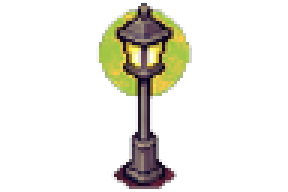
#> input picture anki_animal_ranch/assets/decorations/outdoor/picnic_table.png, 96 x 64 px (shown 3 times larger)
$ python extract_sprites.py ../anki_animal_ranch/assets/decorations/outdoor/picnic_table.png
#> lines starting #> are read from the running program, lines starting #| are printed output that depends on the picture; after the words box and inside, x2 and y2 are one past the last pixel; in counts of white or black regions, pixels touching at a corner belong together
#!/usr/bin/env python3
"""
Sprite Sheet Extractor

Takes a sprite sheet with a solid color background and extracts
individual sprites as separate transparent PNG files.

Usage:
    python extract_sprites.py <input_image> [--background RED|GREEN|BLUE|auto] [--output-dir <dir>]

Example:
    python extract_sprites.py spritesheet.png --background RED --output-dir ./sprites/
"""

import argparse
import os
import sys
from pathlib import Path

try:
    from PIL import Image
    import numpy as np
except ImportError:
    print("Required packages not found. Installing...")
    import subprocess
    subprocess.check_call([sys.executable, "-m", "pip", "install", "Pillow", "numpy"])
    from PIL import Image
    import numpy as np


def detect_background_color(img_array: np.ndarray) -> tuple[int, int, int]:
    """Auto-detect the background color by sampling corners."""
    h, w = img_array.shape[:2]

    # Sample corners
    corners = [
        img_array[0, 0],           # Top-left
        img_array[0, w-1],         # Top-right
        img_array[h-1, 0],         # Bottom-left
        img_array[h-1, w-1],       # Bottom-right
    ]

    # Take the most common corner color
    colors = [tuple(c[:3]) for c in corners]
    bg_color = max(set(colors), key=colors.count)

    print(f"Auto-detected background color: RGB{bg_color}")
    return bg_color


def create_mask(img_array: np.ndarray, bg_color: tuple[int, int, int], tolerance: int = 30) -> np.ndarray:
    """Create a binary mask where True = sprite pixel, False = background."""
    # Calculate distance from background color
    diff = np.abs(img_array[:, :, :3].astype(int) - np.array(bg_color))
    distance = np.sum(diff, axis=2)

    # Pixels with distance > tolerance are considered sprite pixels
    mask = distance > tolerance
    return mask


def find_sprite_bounding_boxes(mask: np.ndarray, min_size: int = 20, max_size: int = 800) -> list[tuple[int, int, int, int]]:
    """Find bounding boxes of individual sprites using connected components."""
    from scipy import ndimage

    # Label connected components
    labeled, num_features = ndimage.label(mask)
    print(f"Found {num_features} potential sprites")

    bounding_boxes = []

    for i in range(1, num_features + 1):
        # Find pixels belonging to this component
        component_mask = labeled == i
        rows = np.any(component_mask, axis=1)
        cols = np.any(component_mask, axis=0)

        if not np.any(rows) or not np.any(cols):
            continue

        y_min, y_max = np.where(rows)[0][[0, -1]]
        x_min, x_max = np.where(cols)[0][[0, -1]]

        width = x_max - x_min + 1
        height = y_max - y_min + 1

        # Filter out tiny noise and overly large detections (probably the whole image)
        if width >= min_size and height >= min_size and width <= max_size and height <= max_size:
            # Add padding
            padding = 2
            y_min = max(0, y_min - padding)
            x_min = max(0, x_min - padding)
            y_max = min(mask.shape[0] - 1, y_max + padding)
            x_max = min(mask.shape[1] - 1, x_max + padding)

            bounding_boxes.append((x_min, y_min, x_max + 1, y_max + 1))

    # Sort by position (top-to-bottom, left-to-right)
    bounding_boxes.sort(key=lambda b: (b[1] // 100, b[0]))

    return bounding_boxes


# [44 lines left out: function resize_sprite, not called in this run]


def extract_sprite(img: Image.Image, bbox: tuple[int, int, int, int],
                   bg_color: tuple[int, int, int], tolerance: int = 30,
                   precise_mode: bool = False) -> Image.Image:
    """
    Extract a single sprite and make background transparent.

    Args:
        precise_mode: If True, only removes pixels very close to the exact bg_color.
                      Use this when bg is a specific color like #FE0103 and you want
                      to preserve similar colors (orange beaks, red combs, etc.)
    """
    # Crop to bounding box
    sprite = img.crop(bbox)

    # Convert to RGBA
    sprite = sprite.convert("RGBA")
    data = np.array(sprite)

    # Direct distance from background color
    diff = np.abs(data[:, :, :3].astype(float) - np.array(bg_color))
    distance = np.sum(diff, axis=2)

    if precise_mode:
        # PRECISE MODE: Only remove pixels very close to the exact background color
        # This preserves orange beaks, red combs, etc.
        is_background = distance <= tolerance
    else:
        # AGGRESSIVE MODE (original behavior)
        r, g, b = bg_color
        pixel_r = data[:, :, 0].astype(float)
        pixel_g = data[:, :, 1].astype(float)
        pixel_b = data[:, :, 2].astype(float)

        # Detect bg-tinted pixels
        if r > g and r > b:  # Red background
            is_bg_tinted = (pixel_r > pixel_g + 30) & (pixel_r > pixel_b + 30)
        elif g > r and g > b:  # Green background
            is_bg_tinted = (pixel_g > pixel_r + 30) & (pixel_g > pixel_b + 30)
        elif b > r and b > g:  # Blue background
            is_bg_tinted = (pixel_b > pixel_r + 30) & (pixel_b > pixel_g + 30)
        else:
            is_bg_tinted = np.zeros_like(pixel_r, dtype=bool)

        is_background = (distance <= tolerance) | (is_bg_tinted & (distance <= tolerance * 3))

        # Clean up red channel bleed (only in aggressive mode)
        if r > g and r > b:
            red_tint_mask = (pixel_r > pixel_g + 50) & (pixel_r > pixel_b + 50) & (distance <= tolerance * 2)
            is_background = is_background | red_tint_mask

    # Set alpha to 0 for background pixels
    data[:, :, 3] = np.where(is_background, 0, 255)

    return Image.fromarray(data)


def main():
    parser = argparse.ArgumentParser(description="Extract sprites from a sprite sheet")
    parser.add_argument("input", help="Input sprite sheet image")
    parser.add_argument("--background", "-b", default="auto",
                       help="Background color: RED, GREEN, BLUE, MAGENTA, #RRGGBB hex, or 'auto' (default: auto)")
    parser.add_argument("--output-dir", "-o", default="./extracted_sprites",
                       help="Output directory for extracted sprites")
    parser.add_argument("--tolerance", "-t", type=int, default=50,
                       help="Color tolerance for background detection (default: 50)")
    parser.add_argument("--precise", action="store_true",
                       help="Precise mode: only remove exact background color (preserves similar colors like orange beaks)")
    parser.add_argument("--min-size", "-m", type=int, default=20,
                       help="Minimum sprite size in pixels (default: 20)")
    parser.add_argument("--max-size", "-M", type=int, default=800,
                       help="Maximum sprite size in pixels (default: 800, filters out full-image detections)")
    parser.add_argument("--prefix", "-p", default="sprite",
                       help="Prefix for output filenames (default: 'sprite')")
    parser.add_argument("--resize", "-r", type=str, default=None,
                       help="Resize sprites to WIDTHxHEIGHT (e.g., '64x64' or '128x96')")
    parser.add_argument("--resize-mode", default="fit",
                       help="Resize mode: 'fit' (maintain aspect, fit in box), 'stretch' (exact size), 'width' (scale to width), 'height' (scale to height)")

    args = parser.parse_args()

    # Load image
    print(f"Loading: {args.input}")
    img = Image.open(args.input)
#> img is the input picture: PIL image 96x64 RGBA; mean R, G, B, A 20.4, 19, 11.5, 39.5
    img_array = np.array(img.convert("RGB"))
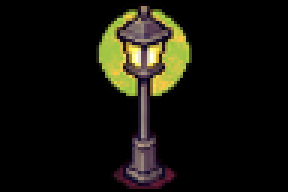
#> img_array: shape (64, 96, 3) (shown 3 times larger); mean R, G, B 20.4, 19, 11.5

    print(f"Image size: {img.width}x{img.height}")
#| Image size: 96x64

    # Determine background color
    bg_colors = {
        "red": (255, 0, 0),
        "green": (0, 255, 0),
        "blue": (0, 0, 255),
        "magenta": (255, 0, 255),
        "cyan": (0, 255, 255),
    }

    if args.background.lower() == "auto":
        bg_color = detect_background_color(img_array)
#> in detect_background_color, `corners = [ img_array[0, 0],`: corners = [[0, 0, 0], [0, 0, 0], [0, 0, 0], [0, 0, 0]]
#> in detect_background_color, `colors = [tuple(c[:3]) for c in corners]`: colors = [(0, 0, 0), (0, 0, 0), (0, 0, 0), (0, 0, 0)]
#> in detect_background_color, `bg_color = max(set(colors), key=colors.count)`: bg_color = (0, 0, 0)
#| Auto-detected background color: RGB(0, 0, 0)
#> bg_color = (0, 0, 0)
    elif args.background.lower() in bg_colors:
        bg_color = bg_colors[args.background.lower()]
    elif args.background.startswith("#"):
        # Parse hex color like #FE0103
        try:
            hex_color = args.background.lstrip("#")
            bg_color = tuple(int(hex_color[i:i+2], 16) for i in (0, 2, 4))
        except:
            print(f"Invalid hex color: {args.background}")
            sys.exit(1)
    else:
        # Try to parse as RGB
        try:
            parts = args.background.split(",")
            bg_color = tuple(int(p.strip()) for p in parts)
        except:
            print(f"Unknown background color: {args.background}")
            print("Use RED, GREEN, BLUE, MAGENTA, #RRGGBB, auto, or R,G,B values")
            sys.exit(1)

    print(f"Using background color: RGB{bg_color}")
#| Using background color: RGB(0, 0, 0)

    # Create mask
    print("Creating sprite mask...")
    mask = create_mask(img_array, bg_color, args.tolerance)
#> in create_mask, `distance = np.sum(diff, axis=2)`:
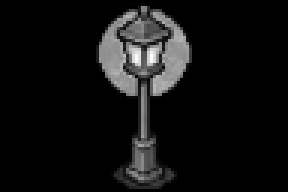
#> distance: shape (64, 96) int64 (shown 3 times larger); min 0, max 754, mean 50.9; drawn with min black and max white
#> in create_mask, `mask = distance > tolerance`:
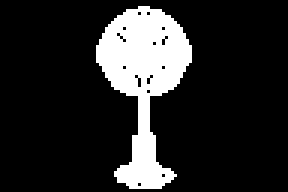
#> mask: shape (64, 96) bool (shown 3 times larger); 15.9% white; 1 white region, box (x1, y1, x2, y2) and area: (32, 2, 64, 63) 975

    # Find sprites
    print("Finding sprite bounding boxes...")
    try:
        bboxes = find_sprite_bounding_boxes(mask, args.min_size, args.max_size)
#> in find_sprite_bounding_boxes, `labeled, num_features = ndimage.label(mask)`: num_features = 1
#| Found 1 potential sprites
#> the loop in find_sprite_bounding_boxes, `for i in range(1, num_features + 1):` made 1 pass
#> (y_min, y_max, x_min, x_max, width, height) on pass 1: (0, 63, 30, 65, 32, 61)
#> after the loop in find_sprite_bounding_boxes, `for i in range(1, num_features + 1):`: bounding_boxes = [(30, 0, 66, 64)]
#> bboxes = [(30, 0, 66, 64)]
    except ImportError:
        print("scipy not found, installing...")
        import subprocess
        subprocess.check_call([sys.executable, "-m", "pip", "install", "scipy"])
        from scipy import ndimage
        bboxes = find_sprite_bounding_boxes(mask, args.min_size, args.max_size)

    print(f"Found {len(bboxes)} sprites to extract")
#| Found 1 sprites to extract

    if len(bboxes) == 0:
        print("No sprites found! Try adjusting --tolerance or --min-size")
        sys.exit(1)

    # Create output directory
    output_dir = Path(args.output_dir)
    output_dir.mkdir(parents=True, exist_ok=True)

    # Parse resize option if provided
    target_size = None
    if args.resize:
        try:
            w, h = args.resize.lower().split('x')
            target_size = (int(w), int(h))
            print(f"Will resize sprites to: {target_size[0]}x{target_size[1]} ({args.resize_mode} mode)")
        except:
            print(f"Invalid resize format: {args.resize}. Use WIDTHxHEIGHT (e.g., 64x64)")
            sys.exit(1)

    # Extract and save sprites
    mode_str = "PRECISE" if args.precise else "aggressive"
    print(f"\nExtracting sprites to: {output_dir}/ (mode: {mode_str})")
    for i, bbox in enumerate(bboxes):
        sprite = extract_sprite(img, bbox, bg_color, args.tolerance, precise_mode=args.precise)
        original_size = f"{sprite.width}x{sprite.height}"

        # Resize if requested
        if target_size:
            sprite = resize_sprite(sprite, target_size, args.resize_mode)

        filename = f"{args.prefix}_{i+1:03d}.png"
        filepath = output_dir / filename
        sprite.save(filepath, "PNG")

        size_info = f"{original_size} → {sprite.width}x{sprite.height}" if target_size else f"{sprite.width}x{sprite.height}"
        print(f"  [{i+1:3d}] {filename} - {size_info} px")
#> this loop made 1 pass
#> (bbox, r in extract_sprite, g in extract_sprite, b in extract_sprite, filename, size_info) on pass 1: ((30, 0, 66, 64), 0, 0, 0, 'sprite_001.png', '36x64')
#|   [  1] sprite_001.png - 36x64 px
#> pass 1, in extract_sprite, `diff = np.abs(data[:, :, :3].astype(float) - np.array(bg_color))`:
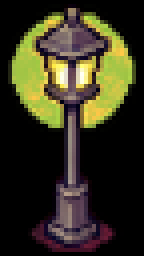
#> diff: shape (64, 36, 3) float64 (shown 4 times larger); mean R, G, B 54.3, 50.6, 30.7
#> pass 1, in extract_sprite, `distance = np.sum(diff, axis=2)`:
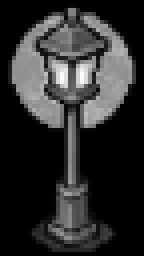
#> distance: shape (64, 36) float64 (shown 4 times larger); min 0, max 754, mean 135.6; drawn with min black and max white
#> pass 1, in extract_sprite, `pixel_r = data[:, :, 0].astype(float)`:
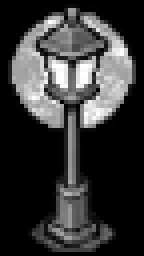
#> pixel_r: shape (64, 36) float64 (shown 4 times larger); min 0, max 255, mean 54.3
#> after the loop:
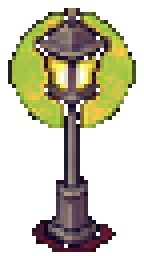
#> sprite: PIL image 36x64 RGBA (shown 4 times larger); mean R, G, B, A 54.3, 50.6, 30.7, 107.9; transparent parts drawn white

    print(f"\n✅ Done! Extracted {len(bboxes)} sprites to {output_dir}/")
#| ✅ Done! Extracted 1 sprites to extracted_sprites/

    # Create a preview grid
    print("\nSprite summary:")
    for i, bbox in enumerate(bboxes):
        x1, y1, x2, y2 = bbox
        print(f"  {i+1:3d}: pos=({x1:4d},{y1:4d}) size={x2-x1:3d}x{y2-y1:3d}")
#> this loop made 1 pass
#|     1: pos=(  30,   0) size= 36x 64


if __name__ == "__main__":
    main()

$ run again, on anki_animal_ranch/assets/decorations/outdoor/lamp_post.png
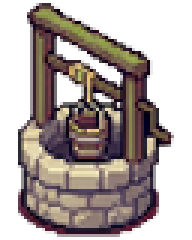
#> input picture anki_animal_ranch/assets/decorations/outdoor/lamp_post.png, 64 x 80 px (shown 3 times larger)
#> in main, img is the input picture: PIL image 64x80 RGBA; mean R, G, B, A 57.2, 46.8, 44.1, 134.7
#| Image size: 64x80
#> corners = [[0, 0, 0], [0, 0, 0], [0, 0, 0], [0, 0, 0]]
#> colors = [(0, 0, 0), (0, 0, 0), (0, 0, 0), (0, 0, 0)]
#> in detect_background_color, `bg_color = max(set(colors), key=colors.count)`: bg_color = (0, 0, 0)
#| Auto-detected background color: RGB(0, 0, 0)
#| Using background color: RGB(0, 0, 0)
#> mask: shape (80, 64) bool; 49.3% white; 1 white region, box (x1, y1, x2, y2) and area: (6, 1, 58, 79) 2524
#> in find_sprite_bounding_boxes, `labeled, num_features = ndimage.label(mask)`:
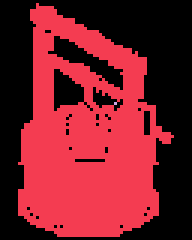
#> labeled: shape (80, 64) int32 (shown 3 times larger); 3 distinct labels, from 0 to 2; one colour per label, 0 black
#> num_features = 2
#| Found 2 potential sprites
#> the loop in find_sprite_bounding_boxes, `for i in range(1, num_features + 1):` made 2 passes
#> (y_min, y_max, x_min, x_max, width, height) on passes 1 to 2: (0, 79, 4, 59, 52, 78), (34, 34, 38, 38, 1, 1)
#> after the loop in find_sprite_bounding_boxes, `for i in range(1, num_features + 1):`: bounding_boxes = [(4, 0, 60, 80)]
#| Found 1 sprites to extract
#> the loop in main, `for i, bbox in enumerate(bboxes):` made 1 pass
#> (bbox, filename, size_info) on pass 1: ((4, 0, 60, 80), 'sprite_001.png', '56x80')
#> (printed output is left out)
#> after the loop in main, `for i, bbox in enumerate(bboxes):`:
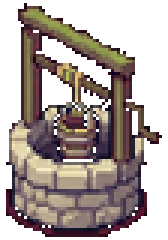
#> sprite: PIL image 56x80 RGBA (shown 3 times larger); mean R, G, B, A 65.3, 53.5, 50.4, 143.7; transparent parts drawn white
#| ✅ Done! Extracted 1 sprites to extracted_sprites/
#> the loop in main, `for i, bbox in enumerate(bboxes):` made 1 pass
#> (printed output is left out)
